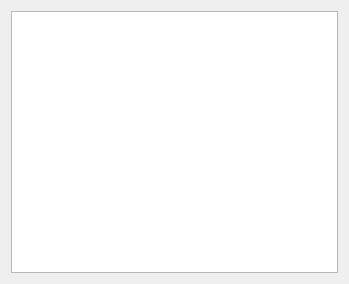
<?xml version="1.0" encoding="UTF-8"?>
<ui version="4.0">
 <class>Widget</class>
 <widget class="QWidget" name="Widget">
  <property name="geometry">
   <rect>
    <x>0</x>
    <y>0</y>
    <width>349</width>
    <height>284</height>
   </rect>
  </property>
  <property name="windowTitle">
   <string>Widget</string>
  </property>
  <layout class="QVBoxLayout" name="verticalLayout">
   <item>
    <widget class="MyView" name="graphicsView"/>
   </item>
  </layout>
 </widget>
 <customwidgets>
  <customwidget>
   <class>MyView</class>
   <extends>QGraphicsView</extends>
   <header>myview.h</header>
  </customwidget>
 </customwidgets>
 <resources/>
 <connections/>
</ui>
